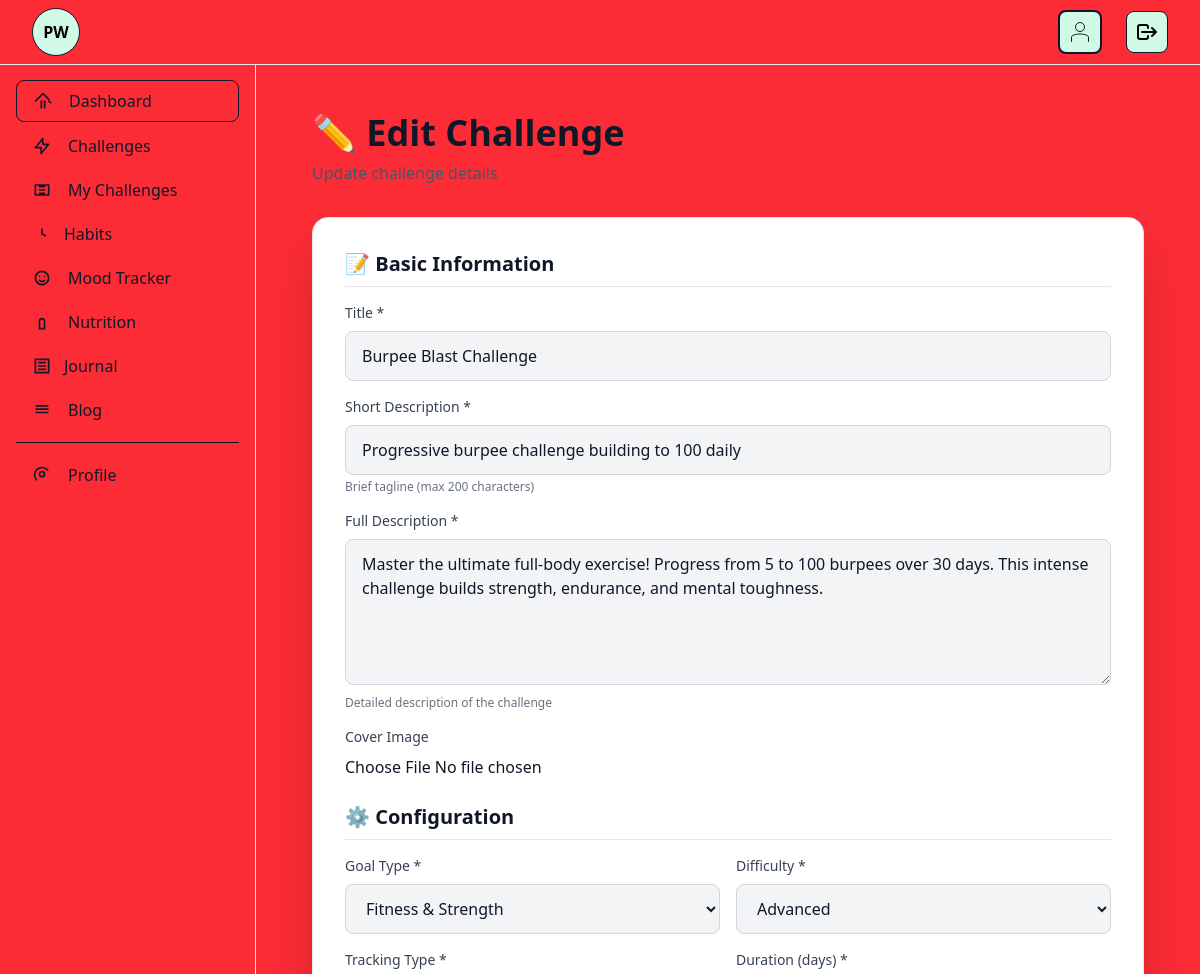
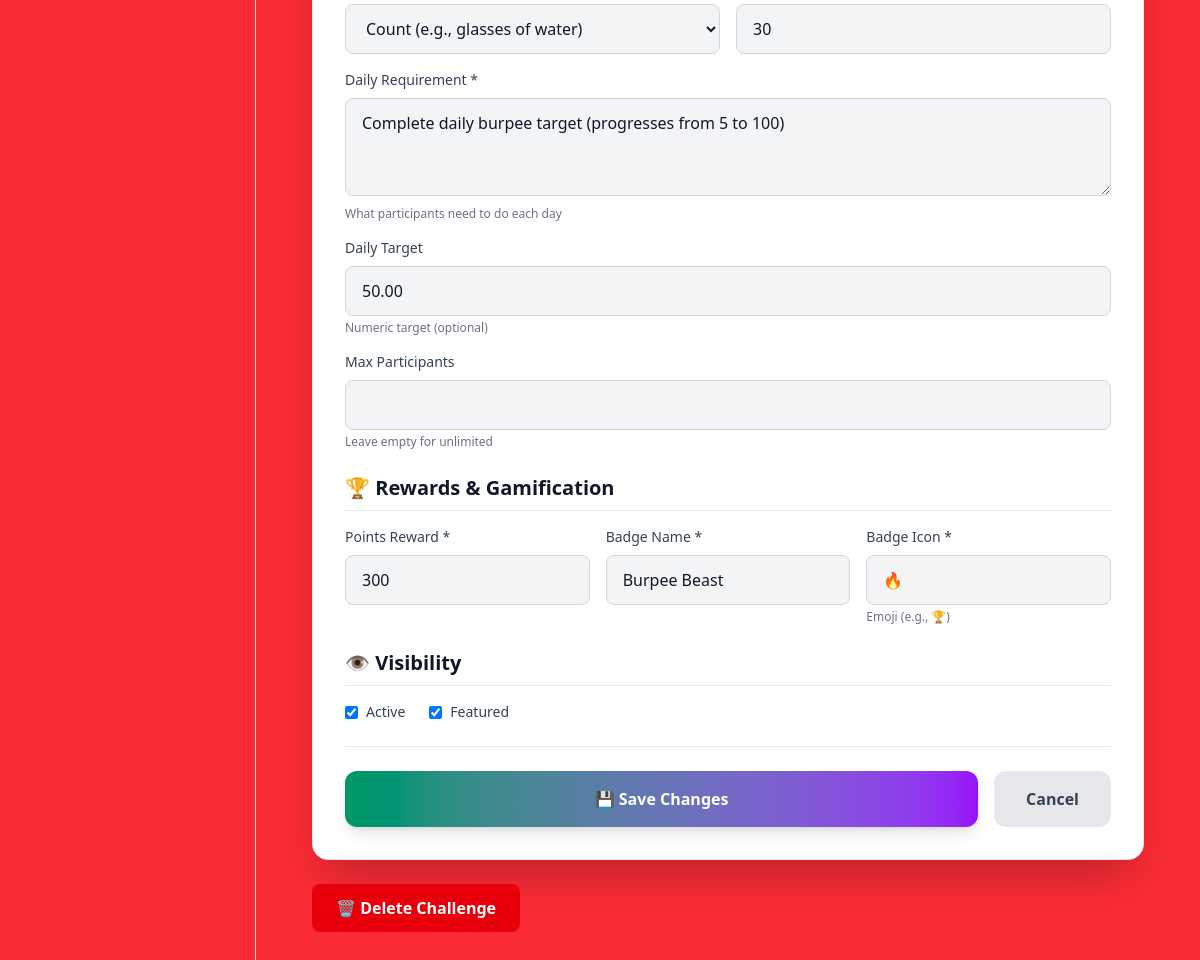
The app's page /challenges/admin/burpee-blast-challenge/edit/ (signed in) with its own data (2 pictures, top to bottom).
### challenges/models.py (models this page shows, shortened)
class Challenge(models.Model):
    DIFFICULTY_CHOICES = [
        ('beginner', 'Beginner'),
        ('intermediate', 'Intermediate'),
        ('advanced', 'Advanced'),
        ('expert', 'Expert'),
    ]
    GOAL_TYPE_CHOICES = [
        ('weight', 'Weight Loss'),
        ('fitness', 'Fitness & Strength'),
        ('mental_health', 'Mental Health'),
        ('nutrition', 'Nutrition & Diet'),
        ('sleep', 'Sleep Quality'),
        ('hydration', 'Hydration'),
        ('flexibility', 'Flexibility'),
        ('endurance', 'Endurance'),
        ('mindfulness', 'Mindfulness'),
        ('general', 'General Wellness'),
    ]
    TRACKING_TYPE_CHOICES = [
        ('boolean', 'Yes/No (Completed or Not)'),
        ('numeric', 'Numeric (e.g., steps, calories)'),
        ('time', 'Time-based (e.g., minutes)'),
        ('count', 'Count (e.g., glasses of water)'),
    ]
    title = models.CharField(max_length=200, help_text='Challenge name')
    slug = models.SlugField(max_length=200, unique=True)
    description = models.TextField(help_text='Detailed description of the challenge')
    short_description = models.CharField(max_length=150, help_text='Brief summary for cards')
    duration_days = models.PositiveIntegerField(help_text='Challenge duration in days')
    difficulty = models.CharField(max_length=20, choices=DIFFICULTY_CHOICES, default='beginner')
    goal_type = models.CharField(max_length=20, choices=GOAL_TYPE_CHOICES, default='general')
    tracking_type = models.CharField(max_length=20, choices=TRACKING_TYPE_CHOICES, default='boolean')
    daily_target = models.DecimalField(
        max_digits=10,
        decimal_places=2,
        null=True,
        blank=True,
        help_text='Daily target value (for numeric/time/count tracking)'
    )
    daily_requirement = models.TextField(help_text='What users need to do daily (e.g., "Walk 10,000 steps")')
    points_reward = models.PositiveIntegerField(default=100, help_text='Points earned on completion')
    badge_name = models.CharField(max_length=100, blank=True, help_text='Badge name for completion')
    badge_icon = models.CharField(max_length=50, blank=True, help_text='Emoji or icon for badge')
    is_active = models.BooleanField(default=True, help_text='Is challenge available to join?')
    is_featured = models.BooleanField(default=False, help_text='Feature on homepage?')
    max_participants = models.PositiveIntegerField(null=True, blank=True, help_text='Max users (optional)')
    recommended_for_bmi_range = models.CharField(
        max_length=50,
        blank=True,
        help_text='e.g., "18.5-25" or "25-30"'
    )
    recommended_for_goals = models.JSONField(
        default=list,
        blank=True,
        help_text='List of wellness goals this suits'
    )
    cover_image = models.ImageField(upload_to='challenges/covers/', null=True, blank=True)
    created_by = models.ForeignKey(settings.AUTH_USER_MODEL, on_delete=models.SET_NULL, null=True, related_name='created_challenges')
    created_at = models.DateTimeField(auto_now_add=True)
    updated_at = models.DateTimeField(auto_now=True)
    class Meta:
        verbose_name = 'Challenge'
        verbose_name_plural = 'Challenges'
        ordering = ['-is_featured', '-created_at']

### challenges/views.py (the view)
# urls.py: path('admin/<slug:slug>/edit/', views.challenge_edit, name='edit'),
@login_required
@user_passes_test(is_superuser)
def challenge_edit(request, slug):
    from .forms import ChallengeForm
    challenge = get_object_or_404(Challenge, slug=slug)
    if request.method == 'POST':
        form = ChallengeForm(request.POST, request.FILES, instance=challenge)
        if form.is_valid():
            form.save()
            messages.success(request, f'Challenge "{challenge.title}" updated successfully!')
            return redirect('challenges:detail', slug=challenge.slug)
    else:
        form = ChallengeForm(instance=challenge)
    context = {'form': form, 'challenge': challenge}
    return render(request, 'challenges/challenge_form.html', context)

### challenges/views.py (called while the page is built)
def is_superuser(user):
    return user.is_superuser

### templates/challenges/challenge_form.html (shortened to what this page needs)
{% extends 'base.html' %}
{% load static %}
{% block content %}
<div class="min-h-screen dark:bg-gray-900 py-8">
    <div class="max-w-4xl mx-auto px-4 sm:px-6 lg:px-8">
        <div class="mb-8">
            <h1 class="text-4xl font-bold text-gray-900 dark:text-white mb-2">
                {% if form.instance.pk %}✏️ Edit Challenge{% else %}➕ Create New Challenge{% endif %}
            </h1>
            <p class="text-gray-600 dark:text-gray-400">
                {% if form.instance.pk %}Update challenge details{% else %}Create an engaging wellness challenge for the community{% endif %}
            </p>
        </div>
        <div class="bg-white dark:bg-gray-800 rounded-2xl shadow-2xl p-8 border border-gray-200 dark:border-gray-700">
            <form method="post" enctype="multipart/form-data" class="space-y-6">
                <div class="space-y-4">
                    <h3 class="text-xl font-bold text-gray-900 dark:text-white border-b border-gray-200 dark:border-gray-700 pb-2">
                        📝 Basic Information
                    </h3>
                    <div>
                        <label class="block text-sm font-medium text-gray-700 dark:text-gray-300 mb-2">Title *</label>
                        {{ form.title }}
                    </div>
                    <div>
                        <label class="block text-sm font-medium text-gray-700 dark:text-gray-300 mb-2">Short Description *</label>
                        {{ form.short_description }}
                        <p class="text-xs text-gray-500 dark:text-gray-400 mt-1">Brief tagline (max 200 characters)</p>
                    </div>
                    <div>
                        <label class="block text-sm font-medium text-gray-700 dark:text-gray-300 mb-2">Full Description *</label>
                        {{ form.description }}
                        <p class="text-xs text-gray-500 dark:text-gray-400 mt-1">Detailed description of the challenge</p>
                    </div>
                    <div>
                        <label class="block text-sm font-medium text-gray-700 dark:text-gray-300 mb-2">Cover Image</label>
                        {{ form.cover_image }}
                    </div>
                </div>
                <div class="space-y-4">
                    <h3 class="text-xl font-bold text-gray-900 dark:text-white border-b border-gray-200 dark:border-gray-700 pb-2">
                        ⚙️ Configuration
                    </h3>
                    <div class="grid grid-cols-1 md:grid-cols-2 gap-4">
                        <div>
                            <label class="block text-sm font-medium text-gray-700 dark:text-gray-300 mb-2">Goal Type *</label>
                            {{ form.goal_type }}
                        </div>
                        <div>
                            <label class="block text-sm font-medium text-gray-700 dark:text-gray-300 mb-2">Difficulty *</label>
                            {{ form.difficulty }}
                        </div>
                        <div>
                            <label class="block text-sm font-medium text-gray-700 dark:text-gray-300 mb-2">Tracking Type *</label>
                            {{ form.tracking_type }}
                        </div>
                        <div>
                            <label class="block text-sm font-medium text-gray-700 dark:text-gray-300 mb-2">Duration (days) *</label>
                            {{ form.duration_days }}
                        </div>
                    </div>
                    <div>
                        <label class="block text-sm font-medium text-gray-700 dark:text-gray-300 mb-2">Daily Requirement *</label>
                        {{ form.daily_requirement }}
                        <p class="text-xs text-gray-500 dark:text-gray-400 mt-1">What participants need to do each day</p>
                    </div>
                    <div>
                        <label class="block text-sm font-medium text-gray-700 dark:text-gray-300 mb-2">Daily Target</label>
                        {{ form.daily_target }}
                        <p class="text-xs text-gray-500 dark:text-gray-400 mt-1">Numeric target (optional)</p>
                    </div>
                    <div>
                        <label class="block text-sm font-medium text-gray-700 dark:text-gray-300 mb-2">Max Participants</label>
                        {{ form.max_participants }}
                        <p class="text-xs text-gray-500 dark:text-gray-400 mt-1">Leave empty for unlimited</p>
                    </div>
                </div>
                <div class="space-y-4">
                    <h3 class="text-xl font-bold text-gray-900 dark:text-white border-b border-gray-200 dark:border-gray-700 pb-2">
                        🏆 Rewards & Gamification
                    </h3>
                    <div class="grid grid-cols-1 md:grid-cols-3 gap-4">
                        <div>
                            <label class="block text-sm font-medium text-gray-700 dark:text-gray-300 mb-2">Points Reward *</label>
                            {{ form.points_reward }}
                        </div>
                        <div>
                            <label class="block text-sm font-medium text-gray-700 dark:text-gray-300 mb-2">Badge Name *</label>
                            {{ form.badge_name }}
                        </div>
                        <div>
                            <label class="block text-sm font-medium text-gray-700 dark:text-gray-300 mb-2">Badge Icon *</label>
                            {{ form.badge_icon }}
                            <p class="text-xs text-gray-500 dark:text-gray-400 mt-1">Emoji (e.g., 🏆)</p>
                        </div>
                    </div>
                </div>
                <div class="space-y-4">
                    <h3 class="text-xl font-bold text-gray-900 dark:text-white border-b border-gray-200 dark:border-gray-700 pb-2">
                        👁️ Visibility
                    </h3>
                    <div class="flex items-center gap-6">
                        <label class="flex items-center cursor-pointer">
                            {{ form.is_active }}
                            <span class="ml-2 text-sm font-medium text-gray-700 dark:text-gray-300">Active</span>
                        </label>
                        <label class="flex items-center cursor-pointer">
                            {{ form.is_featured }}
                            <span class="ml-2 text-sm font-medium text-gray-700 dark:text-gray-300">Featured</span>
                        </label>
                    </div>
                </div>
                <div class="flex gap-4 pt-6 border-t border-gray-200 dark:border-gray-700">
                    <button type="submit" class="flex-1 px-8 py-4 bg-gradient-to-r from-emerald-600 to-purple-600 hover:from-emerald-700 hover:to-purple-700 text-white font-bold rounded-xl transition duration-200 transform hover:scale-105 shadow-lg">
                        {% if form.instance.pk %}💾 Save Changes{% else %}✨ Create Challenge{% endif %}
                    </button>
                    <a href="{% if form.instance.pk %}{% url 'challenges:detail' slug=form.instance.slug %}{% else %}{% url 'challenges:explore' %}{% endif %}" class="px-8 py-4 bg-gray-200 dark:bg-gray-700 text-gray-700 dark:text-gray-300 font-bold rounded-xl hover:bg-gray-300 dark:hover:bg-gray-600 transition duration-200">
                        Cancel
                    </a>
                </div>
            </form>
        </div>
        {% if form.instance.pk %}
        <div class="mt-6">
            <a href="{% url 'challenges:delete' slug=form.instance.slug %}" class="inline-block px-6 py-3 bg-red-600 hover:bg-red-700 text-white font-semibold rounded-lg transition duration-200">
                🗑️ Delete Challenge
            </a>
        </div>
        {% endif %}
    </div>
</div>
{% endblock %}

### records on screen
Challenge: title "Burpee Blast Challenge", short_description "Progressive burpee challenge building to 100 daily", description "Master the ultimate full-body exercise! Progress from 5 to 100 burpees over 30 days. This intense challenge builds strength, endurance, and mental toughness.", goal_type "Fitness & Strength", difficulty "Advanced", tracking_type "Count (e.g., glasses of water)", duration_days "30", daily_requirement "Complete daily burpee target (progresses from 5 to 100)", daily_target "50.00", points_reward "300", badge_name "Burpee Beast", badge_icon "🔥", is_active "☑", is_featured "☑"
